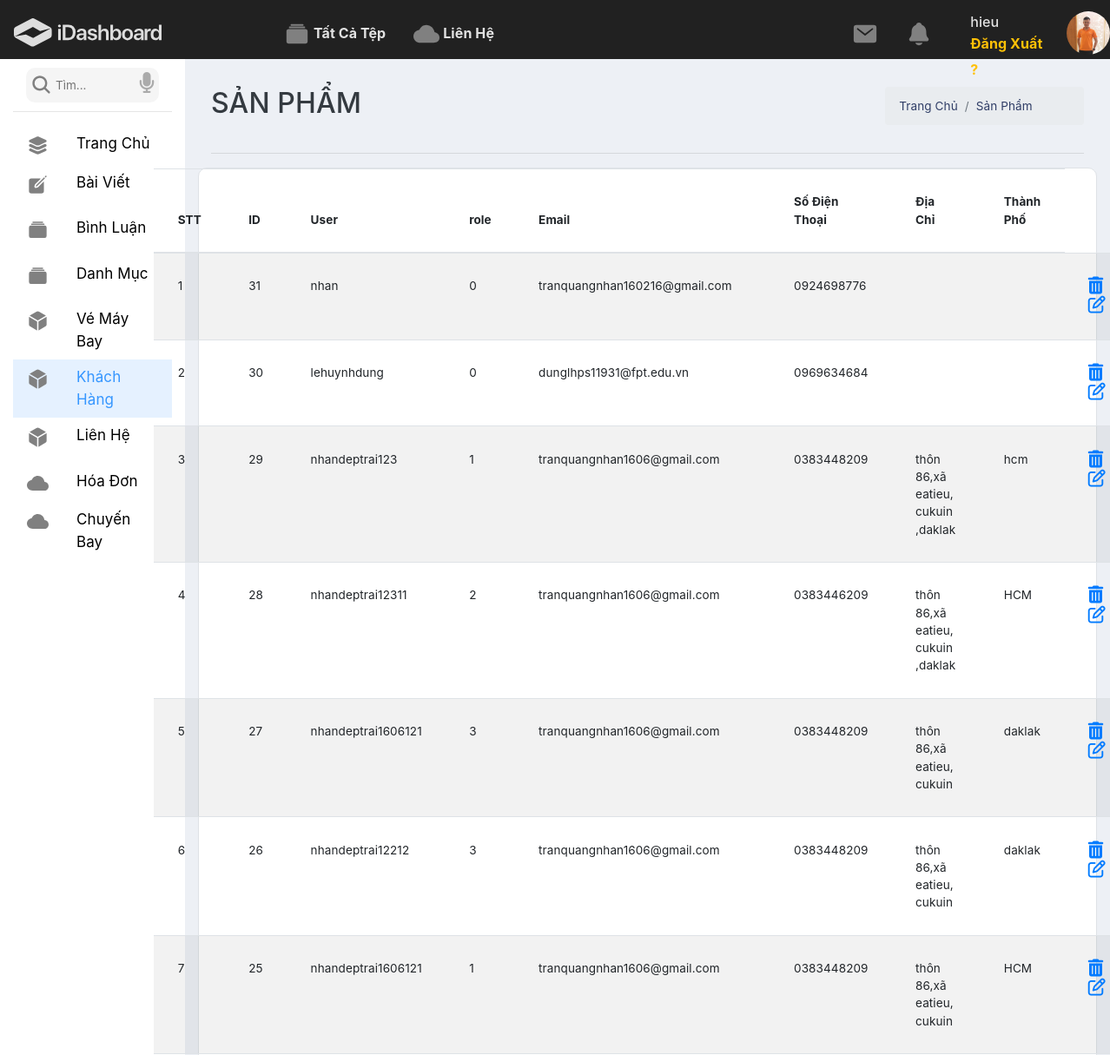
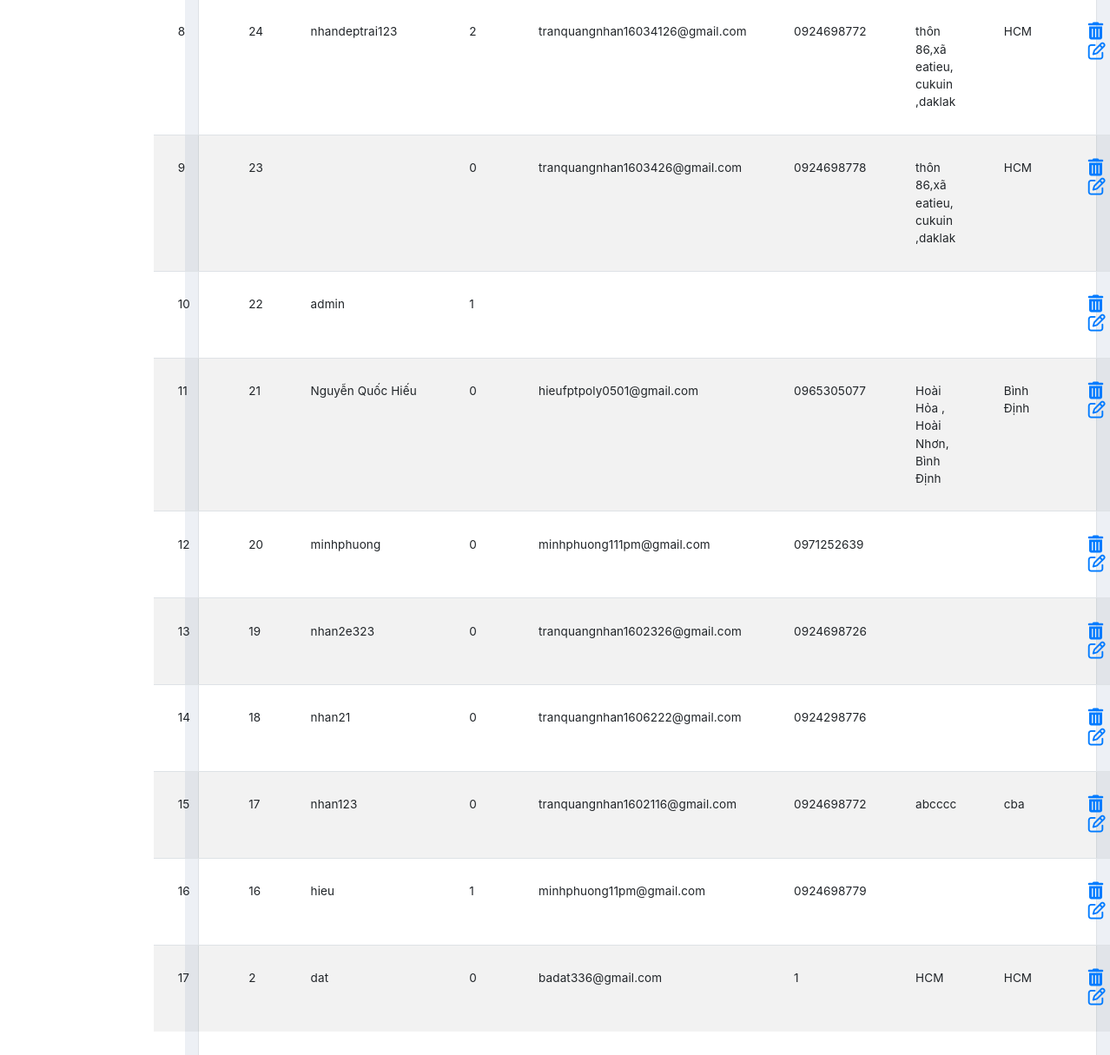
The app's page /admin/index.php?ctrl=khachhang&act=index (signed in) with its own data (2 pictures, top to bottom).
### tables this page shows
CREATE TABLE IF NOT EXISTS `khachhang` (
  `id` int(12) NOT NULL AUTO_INCREMENT,
  `tenKH` varchar(55) DEFAULT NULL,
  `user` varchar(255) NOT NULL,
  `gioitinh` tinyint(1) NOT NULL DEFAULT 1,
  `role` tinyint(1) NOT NULL DEFAULT 0,
  `pass` varchar(255) NOT NULL,
  `kichhoat` tinyint(1) NOT NULL DEFAULT 0,
  `email` varchar(255) DEFAULT NULL,
  `avatar` varchar(50) DEFAULT NULL,
  `sodienthoai` varchar(11) DEFAULT NULL,
  `diachi` varchar(255) DEFAULT NULL,
  `thanhpho` varchar(255) DEFAULT NULL,
  `tichdiem` int(3) DEFAULT 10,
  `randomkey` varchar(255) DEFAULT NULL,
  PRIMARY KEY (`id`)
);

### system/database.php (called while the page is built, shortened)
<?php
function connect(){
    try {
        $ConnectionOption = array
            (
                PDO::MYSQL_ATTR_INIT_COMMAND => "SET NAMES 'utf8'",
                PDO::ATTR_ERRMODE => PDO::ERRMODE_EXCEPTION,
            );
        $conn = new PDO ('mysql:host='.HOST_DB.';dbname='.NAME_DB.';charset=utf8', USER_DB, PASS_DB, $ConnectionOption);
        $conn->setAttribute(PDO::ATTR_ERRMODE, PDO::ERRMODE_EXCEPTION);
        return $conn;
    } catch(PDOException $e) {
      echo "Lỗi Kết Nối database: " . $e->getMessage();
    }
}
function result1($fe,$sql){
    $sqlValue = array_slice(func_get_args(),2);
    try {
        $conn = connect();
        $stmt = $conn->prepare($sql);
        $stmt->execute($sqlValue);
        if($fe===0)return $stmt->fetchAll();elseif($fe===1)return $stmt->fetch(PDO::FETCH_ASSOC);
    } catch (PDOException $e) {
        echo "Lỗi: " . $e->getMessage();
    }
    finally{
        unset($conn);
    }
}
?>

### admin/models/khachhang.php (called while the page is built, shortened)
<?php
function showallkh(){
    $sql ="select * from khachhang order by id desc";
    return result1(0,$sql);
}

### admin/views/khachhangindex.php (the view, shortened to what this page needs)
<div class="col-lg-10">
                    <div class="container-fluid">
                        <div class="row d-flex justify-content-between mt-3">
                            <div class="col-lg-4 text-dark mt-3">
                                <h2>SẢN PHẨM</h2>
                            </div>
                            <div class="col-lg-3 mt-3">
                                <nav aria-label="breadcrumb ">
                                    <ol class="breadcrumb">
                                        <li class="breadcrumb-item"><a href="#">Trang Chủ</a></li>
                                        <li class="breadcrumb-item"><a href="#">Sản Phẩm</a></li>
                                    </ol>
                                </nav>
                            </div>
                        </div>
                        <hr>
                        <div class="row mt-3">
                            <div class="col-lg-12 bg-white pb-4 border">
                                <div class="row d-flex justify-content-center">
                                    <table class="table table-striped  w-100">
                                        <thead class="thead-inverse">
                                            <tr class="">
                                                <th>STT</th>
                                                <th>ID</th>
                                                <th >User</th>
                                                <th >role</th>
                                                <th>Email</th>
                                                <th>Số Điện Thoại</th>
                                                <th>Địa Chỉ</th>
                                                <th>Thành Phố</th>
                                            </tr>
                                        </thead>
                                        <tbody id="result">
                                                   <?php
                                $i=0;
                                foreach ($showallkh as $kh) {
                                    $i++;
                                    $id=$kh['id'];
                                    $linkdel = "index.php?ctrl=khachhang&act=del&iddel=".$id;
                                    $linkedit = "index.php?ctrl=khachhang&act=add&idedit=".$id;
                                ?>
                                <tr>
                                    <td><?=$i?></td>
                                    <td><?=$kh['id']?></td>
                                    <td><?=$kh['user']?></td>
                                    <td><?=$kh['role']?></td>
                                    <td><?=$kh['email']?></td>
                                    <td><?=$kh['sodienthoai']?></td>
                                    <td><?=$kh['diachi']?></td>
                                    <td><?=$kh['thanhpho']?></td>
                                    <td>
                                        <a onclick="checkDelete('<?php echo $linkdel; ?>')"><i class="fa fa-trash mr-3" ></i></a>
                                        <a href="<?=$linkedit?>"><i class="fa fa-edit"></i></a>
                                    </td>
                                </tr>
                              <?php }?>
                                        </tbody>
                                    </table>
                                </div>
                            </div>
                        </div>
                    </div>
                </div>

### admin/views/css/style.css (style rules this page uses)
a, a:hover, a:active { text-decoration: none !important; color: #303e67; }
body { margin: 0; overflow-x: hidden !important; font-size: .845rem; background-color: #edf0f5; color: rgba(0, 0, 0, 0.95); min-height: 100vh; letter-spacing: 0.1px; line-height: 1.5; font-family: "Inter", sans-serif; }
.bg-white { background-color: white; }
.border { border-radius: 10px; }
ul, li { list-style: none; padding: 0; margin: 0; }
tr td .fa-trash, tr td .fa-edit { font-size: 20px !important; color: #007bff; }
.table td, .table th { padding: 1.7rem; }

### records on screen
khachhang: id "31", user "nhan", role "0", email "tranquangnhan160216@gmail.com", sodienthoai "0924698776"
khachhang: id "30", user "lehuynhdung", role "0", email "dunglhps11931@fpt.edu.vn", sodienthoai "0969634684"
khachhang: id "29", user "nhandeptrai123", role "1", email "tranquangnhan1606@gmail.com", sodienthoai "0383448209", diachi "thôn 86,xã eatieu, cukuin ,daklak", thanhpho "hcm"
khachhang: id "28", user "nhandeptrai12311", role "2", email "tranquangnhan1606@gmail.com", sodienthoai "0383446209", diachi "thôn 86,xã eatieu, cukuin ,daklak", thanhpho "HCM"
khachhang: id "27", user "nhandeptrai1606121", role "3", email "tranquangnhan1606@gmail.com", sodienthoai "0383448209", diachi "thôn 86,xã eatieu, cukuin", thanhpho "daklak"
khachhang: id "26", user "nhandeptrai12212", role "3", email "tranquangnhan1606@gmail.com", sodienthoai "0383448209", diachi "thôn 86,xã eatieu, cukuin", thanhpho "daklak"
khachhang: id "25", user "nhandeptrai1606121", role "1", email "tranquangnhan1606@gmail.com", sodienthoai "0383448209", diachi "thôn 86,xã eatieu, cukuin", thanhpho "HCM"
khachhang: id "24", user "nhandeptrai123", role "2", email "tranquangnhan16034126@gmail.com", sodienthoai "0924698772", diachi "thôn 86,xã eatieu, cukuin ,daklak", thanhpho "HCM"
khachhang: id "23", role "0", email "tranquangnhan1603426@gmail.com", sodienthoai "0924698778", diachi "thôn 86,xã eatieu, cukuin ,daklak", thanhpho "HCM"
khachhang: id "22", user "admin", role "1"
khachhang: id "21", user "Nguyễn Quốc Hiếu", role "0", email "hieufptpoly0501@gmail.com", sodienthoai "0965305077", diachi "Hoài Hỏa , Hoài Nhơn, Bình Định", thanhpho "Bình Định"
khachhang: id "20", user "minhphuong", role "0", email "minhphuong111pm@gmail.com", sodienthoai "0971252639"
khachhang: id "19", user "nhan2e323", role "0", email "tranquangnhan1602326@gmail.com", sodienthoai "0924698726"
khachhang: id "18", user "nhan21", role "0", email "tranquangnhan1606222@gmail.com", sodienthoai "0924298776"
khachhang: id "17", user "nhan123", role "0", email "tranquangnhan1602116@gmail.com", sodienthoai "0924698772", diachi "abcccc", thanhpho "cba"
khachhang: id "16", user "hieu", role "1", email "minhphuong11pm@gmail.com", sodienthoai "0924698779"
khachhang: id "2", user "dat", role "0", email "badat336@gmail.com", sodienthoai "1", diachi "HCM", thanhpho "HCM"

### other values on screen
$_SESSION['suser'] "hieu"
